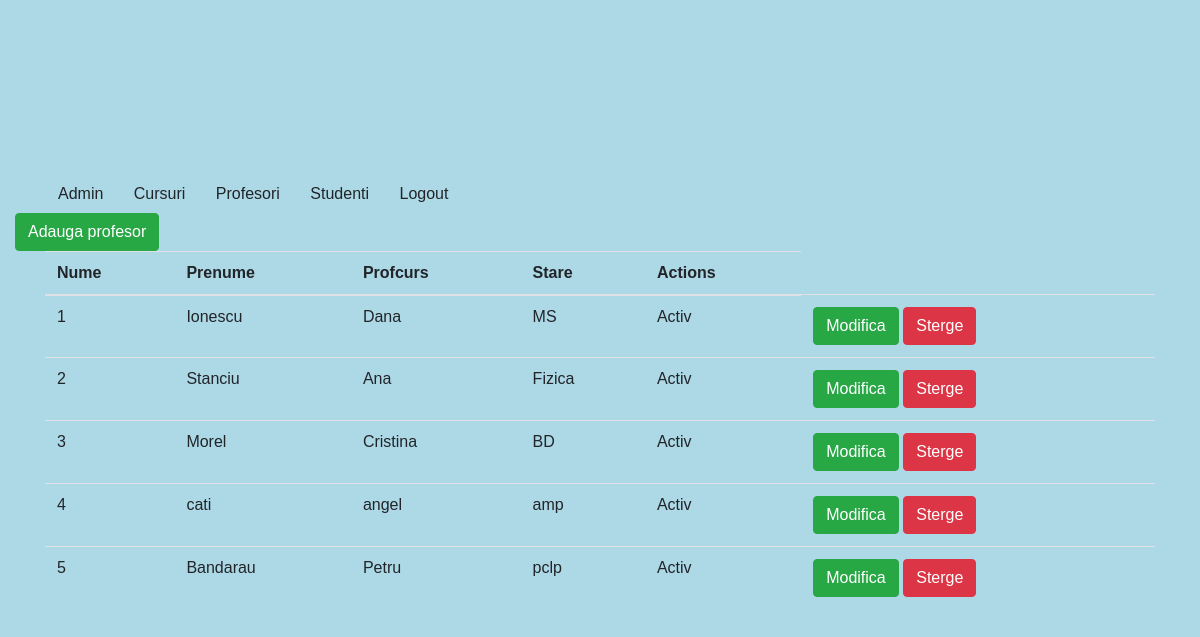
The page /profesori/ (signed in) on the database as committed earlier.
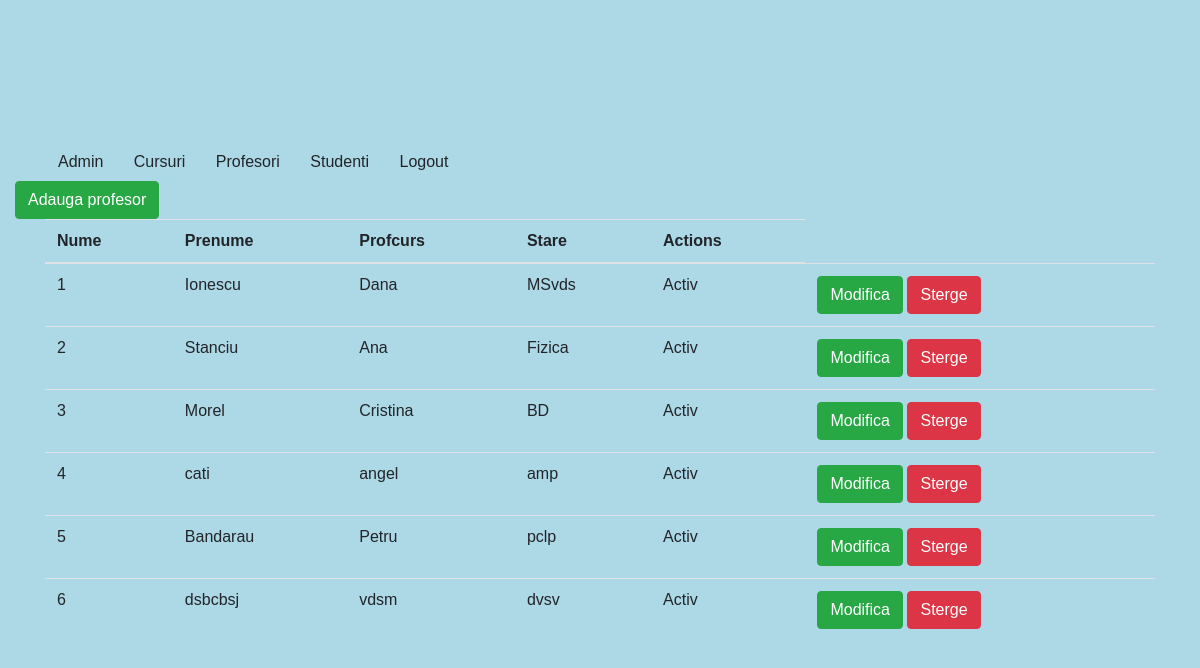
The same page on the database as committed later.
### aplicatie2/models.py (models this page shows, shortened)
class Profesori(models.Model):
    nume = models.CharField(max_length=100)
    prenume = models.CharField(max_length=150)
    Profcurs = models.CharField(max_length=50)
    activ = models.BooleanField(default=True)

### aplicatie2/views.py (the view)
# urls.py: path('', views.ProfesoriView.as_view(), name='lista_profesori'),
class ProfesoriView(LoginRequiredMixin, ListView):
    model = Profesori
    template_name = 'aplicatie2/profesori_index.html'

### templates/aplicatie2/profesori_index.html (shortened to what this page needs)
{% extends 'base.html' %}
{% block content %}
<a href="{% url 'profesori:adauga' %}" class="btn btn-success">Adauga profesor</a>
<head>
</head>
<div class="container">
    <table class="table">
        <thead>
            <tr>
                <th>Nume</th>
                <th>Prenume</th>
                <th>Profcurs</th>
                <th>Stare</th>
                <th>Actions</th>
            </tr>
        </thead>
        <tbody>
            {% for item in profesori_list %}
                <tr>
                        <td>{{ forloop.counter }}</td>
                        <td>{{item.nume }}</td>
                        <td>{{ item.prenume }}</td>
                        <td>{{ item.Profcurs }}</td>
                  <td>{% if item.activ == 1 %}
                    <span>Activ</span>
                    {% else %}
                    <span>Inactiv</span>
                    {% endif %}
                    </td>
                    <td>
<a href="{% url 'profesori:update' item.id %}" class="btn btn-success">Modifica</a>
                         {% if item.activ == 1 %}
                        <a href="{% url 'profesori:sterge' item.id %}" class="btn btn-danger">Sterge</a>
                    {% else %}
                        <a href="{% url 'profesori:activeaza' item.id %}" class="btn btn-info">Activeaza</a>
                    {% endif %}
                </td>
                </tr>
            {% endfor %}
        </tbody>
    </table>
    </div>
{% endblock %}

Rows that differ between the two databases and show on the page:
changed Profesori "Ionescu": Profcurs "MS" → "MSvds"
added Profesori: nume "dsbcbsj", prenume "vdsm", Profcurs "dvsv", activ "Activ"
